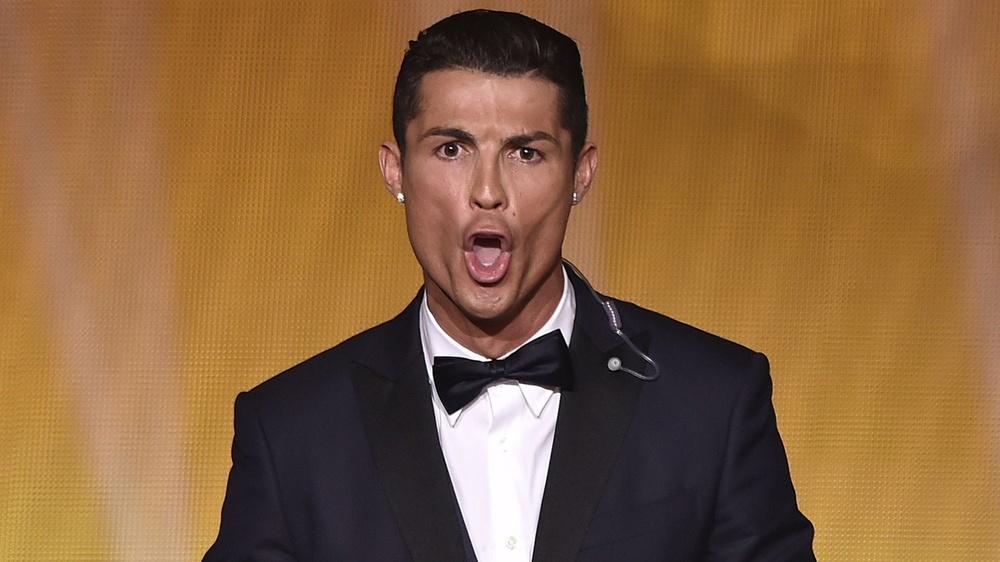
#> input picture ErosionAndDilation/Input.jpg, 1000 x 562 px, shrunk from 1920 x 1080 before the run, found by its file name
$ python ErosionAndDilation.py
#> lines starting #> are read from the running program, lines starting #| are printed output that depends on the picture
import cv2
import numpy as np

# Load a binary image
image = cv2.imread(r"D:\OpenCv\Input.jpg", cv2.IMREAD_GRAYSCALE)
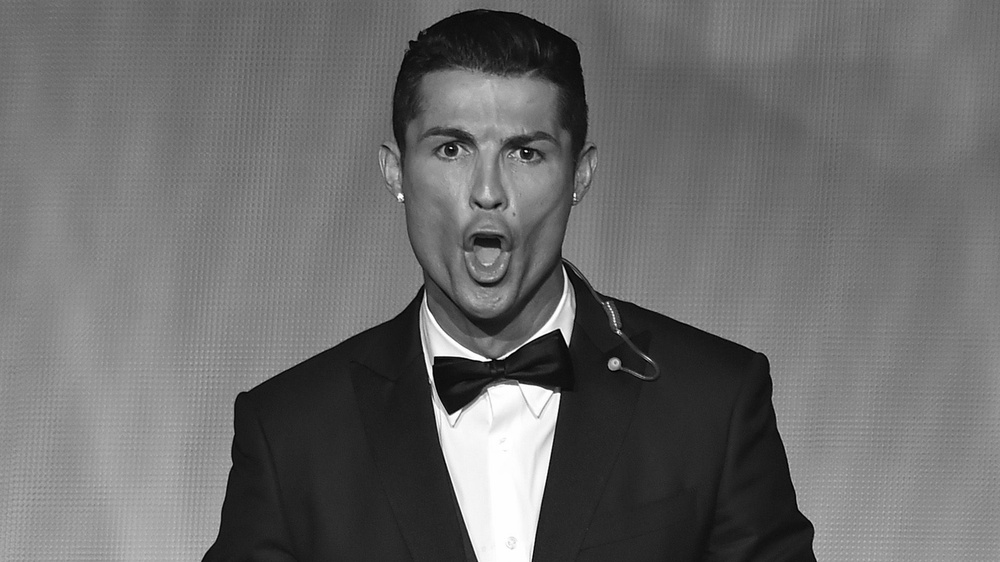
#> image: shape (562, 1000); min 0, max 255, mean 107.3

# Define a structuring element (3x3 square)
kernel = np.ones((3, 3), np.uint8)

# Apply erosion and dilation
eroded_image = cv2.erode(image, kernel, iterations=1)
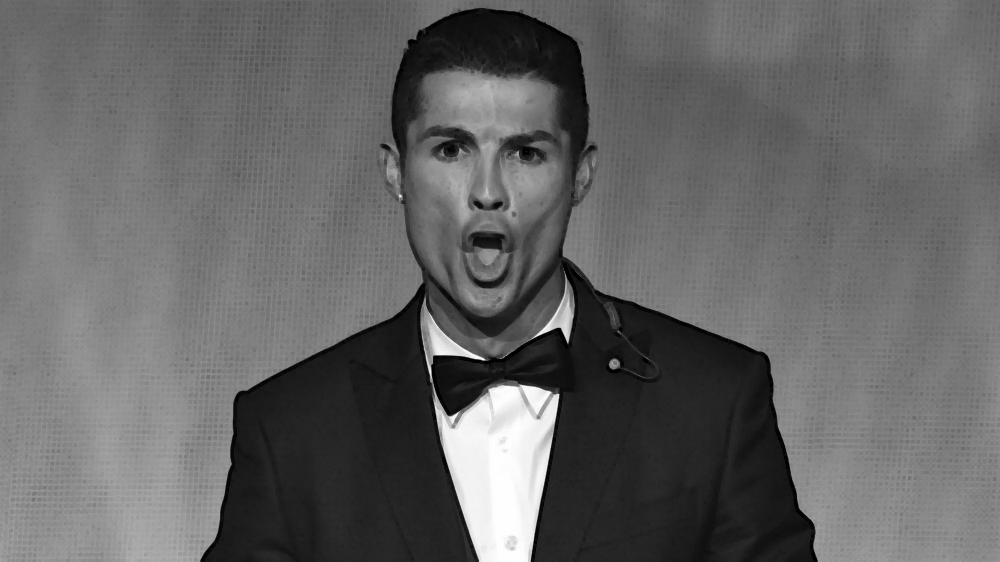
#> eroded_image: shape (562, 1000); min 0, max 254, mean 100.4
dilated_image = cv2.dilate(image, kernel, iterations=1)
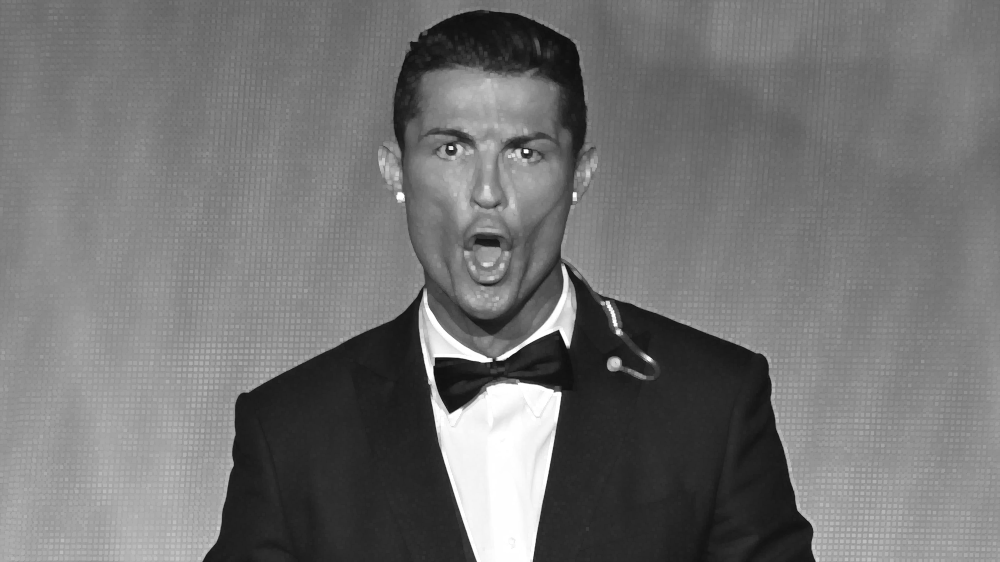
#> dilated_image: shape (562, 1000); min 15, max 255, mean 114.4

# Display the original, eroded, and dilated images
cv2.imshow('Original Image', image)
cv2.imshow('Eroded Image', eroded_image)
cv2.imshow('Dilated Image', dilated_image)
cv2.waitKey(0)
cv2.destroyAllWindows()
